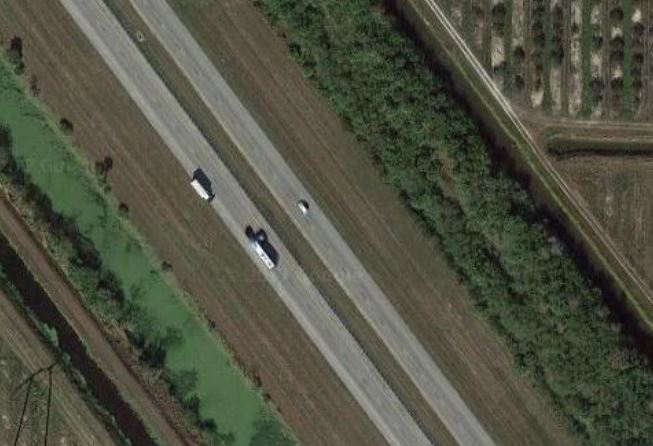
//> input picture Example 09/s9.JPG, 653 x 446 px
$ ./sample9   (built with g++ and OpenCV 4)
//> lines starting //> are read from the running program, lines starting //| are printed output that depends on the picture; after the words box and inside, x2 and y2 are one past the last pixel; in counts of white or black regions, pixels touching at a corner belong together
#include <iostream>
#include <cstdio>
#include <cstdlib>
#include <math.h>
#include <stdint.h>
#include <opencv2/core/core.hpp>
#include <opencv2/highgui/highgui.hpp>
#include <opencv2/imgproc/imgproc.hpp>

using namespace cv;
using namespace std;

void CallBackFunc(int event, int x, int y, int flags, void* userdata)
{
	if(event==EVENT_MOUSEMOVE)
    {
		cv::Mat temp = cv::imread("output.jpg");

		int c=x;
		int r=y;

		Vec3b pixel = temp.at<Vec3b>(r,c);
		uchar blue = pixel[0];
		uchar green = pixel[1];
		uchar red = pixel[2];

		if(blue>=247&&blue<=255)
		{
			if(red>=247&&red<=255)
			{
				if(green>=247&&green<=255)
				{
					cout<<"MOVE ALLOWED"<<endl;
				}
			}
		}
		else
		{
			cout<<"NOT ALLOWED"<<endl;
		}
    }
	else
	{
		cout<<"Error"<<endl;
	}
}

void output()
{
	cv::Mat img_bw4, newTemp, img_gray;
	cv::Mat3b next = cv::imread("next3.jpg");

	cv::cvtColor(next, img_gray, CV_RGB2GRAY);
	cv::threshold(img_gray, newTemp, 85.0, 255.0, THRESH_BINARY);

	for(int r=0;r<next.rows;++r)
	{
		for(int c=0;c<next.cols;++c)
		{
			Vec3b pixel = next(r, c);
			int blue = pixel[0];
			int green = pixel[1];
			int red = pixel[2];

			if(red>=247&&green<=10&&blue<=10)
			{
				newTemp.at<uchar>(r, c) = 255;
			}
			else
			{
				newTemp.at<uchar>(r, c) = 0;
			}
		}
	}

	cv::imshow("FINAL", newTemp);
	cv::imwrite("output.jpg", newTemp);

	//Movement
	/*namedWindow("Movement", 1);
	setMouseCallback("Movement", CallBackFunc, NULL);
	imshow("Movement", newTemp);*/
}

void renovation2()
{
	cv::Mat img_bw4, newTemp, img_gray;
	cv::Mat3b next = cv::imread("next2.jpg");

	cv::cvtColor(next, img_gray, CV_RGB2GRAY);
	cv::threshold(img_gray, newTemp, 85.0, 255.0, THRESH_BINARY);

	for(int r=0;r<next.rows;++r)
	{
		for(int c=0;c<next.cols;++c)
		{
			Vec3b pixel = next(r, c);
			int blue = pixel[0];
			int green = pixel[1];
			int red = pixel[2];

			if(red>=247&&green<=10&&blue<=10)
			{
				newTemp.at<uchar>(r, c) = 255;
			}
			else
			{
				newTemp.at<uchar>(r, c) = 0;
			}
		}
	}

	//cv::imshow("New", newTemp);

	cvtColor(newTemp, img_bw4, CV_GRAY2BGR);

	vector<Vec4i> lines;
	HoughLinesP(newTemp, lines, 1, CV_PI/180, 180, 380, 50);
	for(size_t i = 0; i < lines.size(); i++)
	{
		Vec4i l = lines[i];
		line(img_bw4, Point(l[0], l[1]), Point(l[2], l[3]), Scalar(0,0,255), 10, CV_AA);
	}

	imshow("source3", newTemp);
	imshow("detected lines3", img_bw4);
	cv::imwrite("next3.jpg", img_bw4);

	output();
}

void renovation()
{
	cv::Mat img_bw4, newTemp, img_gray;
	cv::Mat3b next = cv::imread("next.jpg");

	cv::cvtColor(next, img_gray, CV_RGB2GRAY);
	cv::threshold(img_gray, newTemp, 85.0, 255.0, THRESH_BINARY);

	for(int r=0;r<next.rows;++r)
	{
		for(int c=0;c<next.cols;++c)
		{
			Vec3b pixel = next(r, c);
			int blue = pixel[0];
			int green = pixel[1];
			int red = pixel[2];

			if(red>=247&&green<=10&&blue<=10)
			{
				newTemp.at<uchar>(r, c) = 255;
			}
			else
			{
				newTemp.at<uchar>(r, c) = 0;
			}
		}
	}

	//cv::imshow("New", newTemp);

	cvtColor(newTemp, img_bw4, CV_GRAY2BGR);

	vector<Vec4i> lines;
	HoughLinesP(newTemp, lines, 1, CV_PI/180, 180, 140, 40);
	for(size_t i = 0; i < lines.size(); i++)
	{
		Vec4i l = lines[i];
		line(img_bw4, Point(l[0], l[1]), Point(l[2], l[3]), Scalar(0,0,255), 3, CV_AA);
	}

	imshow("source2", newTemp);
	imshow("detected lines2", img_bw4);
	cv::imwrite("next2.jpg", img_bw4);
	renovation2();
}

int main()
{
	cv::Mat img_gray, img_bw, temp;
	//read an image
	cv::Mat3b img_bgr = cv::imread("s9.jpg");
//> img_bgr is the input picture: 446 rows x 653 cols, CV_8UC3; mean B, G, R 66, 81.6, 79.4
	cv::imshow("Original Image", img_bgr);

	//conversion gray
    cv::cvtColor(img_bgr, img_gray, CV_RGB2GRAY);
	cv::imshow("G", img_gray);

	//binary
    cv::threshold(img_gray, img_bw, 95.0, 255.0, THRESH_BINARY);
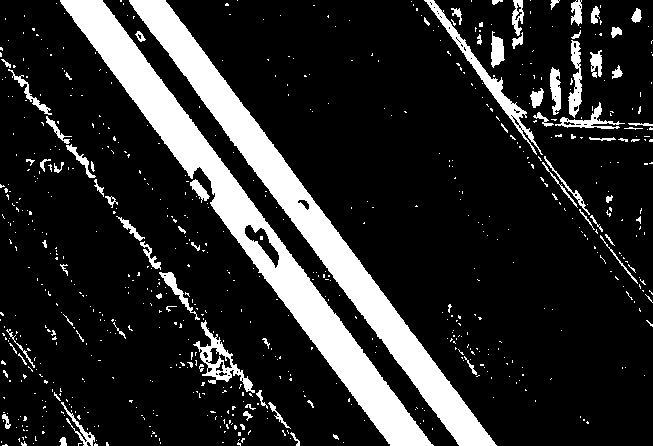
//> img_bw: 446 rows x 653 cols, CV_8UC1; 16.3% white; 717 white regions (638 under 20 px), largest, box (x1, y1, x2, y2) and area: (60, 0, 434, 446) 18540, (129, 0, 497, 446) 16745, (424, 0, 543, 155) 1588
	cv::threshold(img_gray, temp, 95.0, 255.0, THRESH_BINARY);

	//output
    cv::imshow("Binary (1st)", img_bw);

	cvtColor(img_bw, temp, CV_GRAY2BGR);

	vector<Vec4i> lines;
	HoughLinesP(img_bw, lines, 1, CV_PI/180, 100, 55, 10);
//> lines = 127 lines (x1, y1, x2, y2), first 8: [326, 267, 473, 414], [361, 314, 492, 445], [214, 199, 406, 445], [315, 252, 461, 398], [307, 241, 451, 385], [80, 0, 258, 228], [92, 0, 427, 445], [75, 0, 245, 225]
	for(size_t i = 0; i < lines.size(); i++)
	{
		Vec4i l = lines[i];
		line(temp, Point(l[0], l[1]), Point(l[2], l[3]), Scalar(0,0,255), 3, CV_AA);
	}
//> this loop made 127 passes
//> l on passes 1 to 12: [326, 267, 473, 414], [361, 314, 492, 445], [214, 199, 406, 445], [315, 252, 461, 398], [307, 241, 451, 385], [80, 0, 258, 228], [92, 0, 427, 445], [75, 0, 245, 225], [62, 0, 193, 173], [255, 241, 414, 445], [79, 0, 258, 229], [60, 0, 395, 445]
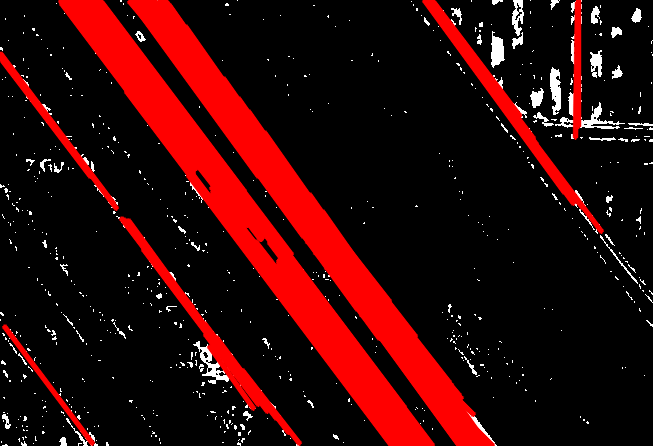
//> temp: 446 rows x 653 cols, CV_8UC3; mean B, G, R 6.2, 6.2, 50

	imshow("source", img_bw);
	imshow("detected lines", temp);
	cv::imwrite("next.jpg", temp);

	renovation();
//> in renovation, `cv::threshold(img_gray, newTemp, 85.0, 255.0, THRESH_BINARY);`: newTemp: 446 rows x 653 cols, CV_8UC1; 2.5% white; 740 white regions (672 under 20 px), largest, box (x1, y1, x2, y2) and area: (193, 341, 229, 384) 411, (550, 67, 561, 115) 367, (491, 31, 505, 68) 334
//> after the loop in renovation, `for(int r=0;r<next.rows;++r)`:
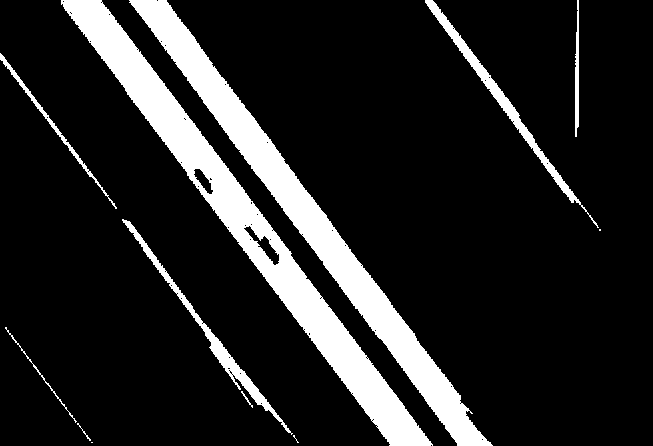
//> newTemp: 446 rows x 653 cols, CV_8UC1; 14.1% white; 12 white regions (3 under 20 px), largest, box (x1, y1, x2, y2) and area: (61, 0, 433, 446) 18963, (129, 0, 493, 446) 16714, (425, 0, 599, 228) 2159
//> in renovation, `HoughLinesP(newTemp, lines, 1, CV_PI/180, 180, 140, 40);`: lines = 77 lines (x1, y1, x2, y2), first 8: [152, 0, 487, 445], [141, 0, 476, 445], [136, 0, 472, 445], [97, 0, 420, 445], [85, 0, 396, 445], [147, 0, 482, 445], [133, 0, 468, 445], [100, 0, 423, 445]
//> the loop in renovation, `for(size_t i = 0; i < lines.size(); i++)` made 77 passes
//> l on passes 1 to 12: [152, 0, 487, 445], [141, 0, 476, 445], [136, 0, 472, 445], [97, 0, 420, 445], [85, 0, 396, 445], [147, 0, 482, 445], [133, 0, 468, 445], [100, 0, 423, 445], [61, 3, 394, 445], [130, 0, 465, 445], [61, 2, 395, 445], [143, 0, 478, 445]
//> after the loop in renovation, `for(size_t i = 0; i < lines.size(); i++)`:
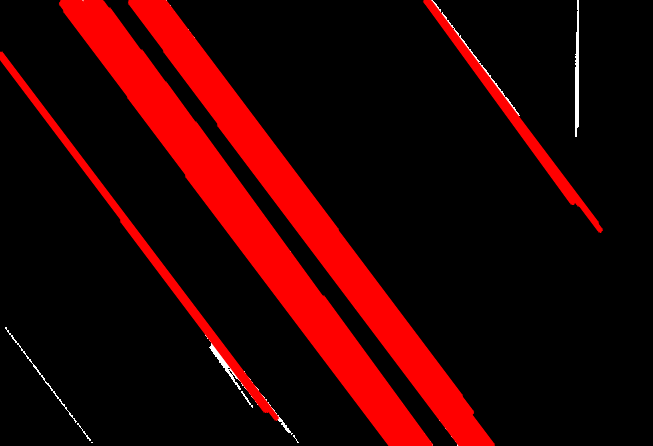
//> img_bw4: 446 rows x 653 cols, CV_8UC3; mean B, G, R 1.1, 1.1, 42.3
//> in renovation2, `cv::threshold(img_gray, newTemp, 85.0, 255.0, THRESH_BINARY);`: newTemp: 446 rows x 653 cols, CV_8UC1; 0.44% white; 34 white regions (26 under 20 px), largest, box (x1, y1, x2, y2) and area: (575, 0, 579, 137) 436, (209, 343, 241, 390) 235, (441, 12, 520, 116) 216
//> after the loop in renovation2, `for(int r=0;r<next.rows;++r)`:
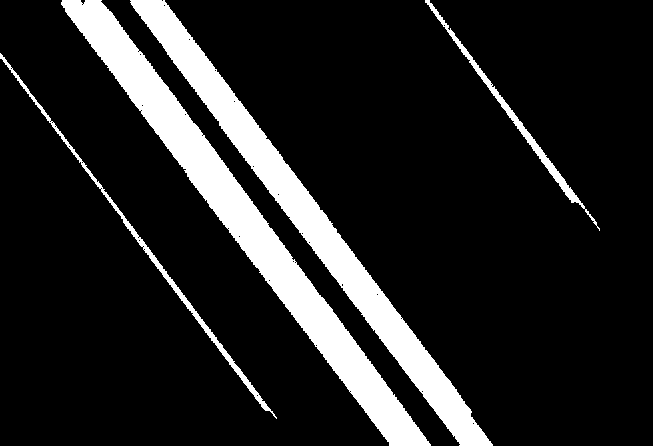
//> newTemp: 446 rows x 653 cols, CV_8UC1; 13.7% white; 4 white regions, box (x1, y1, x2, y2) and area: (61, 0, 431, 446) 19749, (130, 0, 493, 446) 16693, (0, 53, 277, 419) 1940, (425, 0, 600, 231) 1577
//> in renovation2, `HoughLinesP(newTemp, lines, 1, CV_PI/180, 180, 380, 50);`: lines = 58 lines (x1, y1, x2, y2), first 8: [133, 0, 481, 445], [98, 0, 398, 445], [157, 0, 492, 445], [61, 4, 393, 445], [148, 0, 483, 445], [155, 0, 491, 445], [134, 0, 482, 445], [131, 0, 479, 445]
//> the loop in renovation2, `for(size_t i = 0; i < lines.size(); i++)` made 58 passes
//> l on passes 1 to 12: [133, 0, 481, 445], [98, 0, 398, 445], [157, 0, 492, 445], [61, 4, 393, 445], [148, 0, 483, 445], [155, 0, 491, 445], [134, 0, 482, 445], [131, 0, 479, 445], [70, 0, 418, 445], [152, 0, 488, 445], [66, 0, 414, 445], [62, 2, 396, 445]
//> after the loop in renovation2, `for(size_t i = 0; i < lines.size(); i++)`:
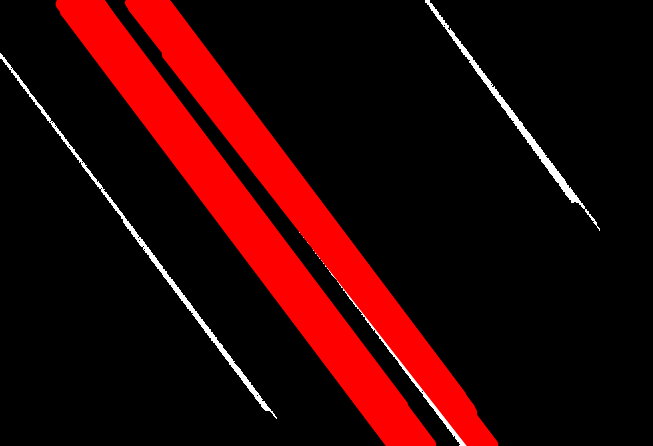
//> img_bw4: 446 rows x 653 cols, CV_8UC3; mean B, G, R 3.6, 3.6, 42.2
//> in output, `cv::threshold(img_gray, newTemp, 85.0, 255.0, THRESH_BINARY);`: newTemp: 446 rows x 653 cols, CV_8UC1; 1.4% white; 14 white regions (11 under 20 px), largest, box (x1, y1, x2, y2) and area: (0, 53, 277, 419) 1940, (425, 0, 600, 231) 1577, (327, 268, 467, 446) 628
//> after the loop in output, `for(int r=0;r<next.rows;++r)`:
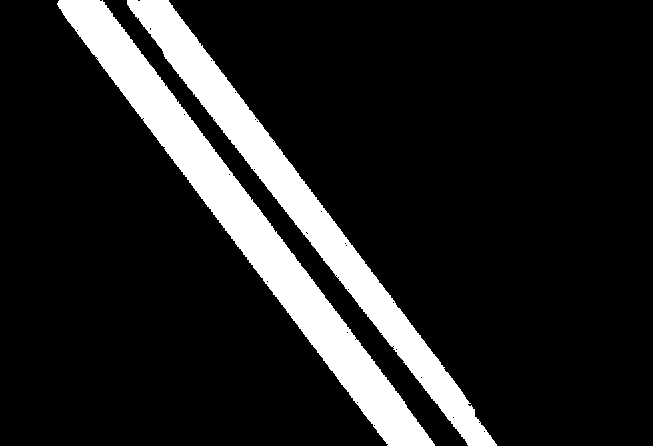
//> newTemp: 446 rows x 653 cols, CV_8UC1; 13.7% white; 2 white regions, box (x1, y1, x2, y2) and area: (57, 0, 435, 446) 22028, (127, 0, 497, 446) 17837

	cv::waitKey(0);

	return 0;
}
